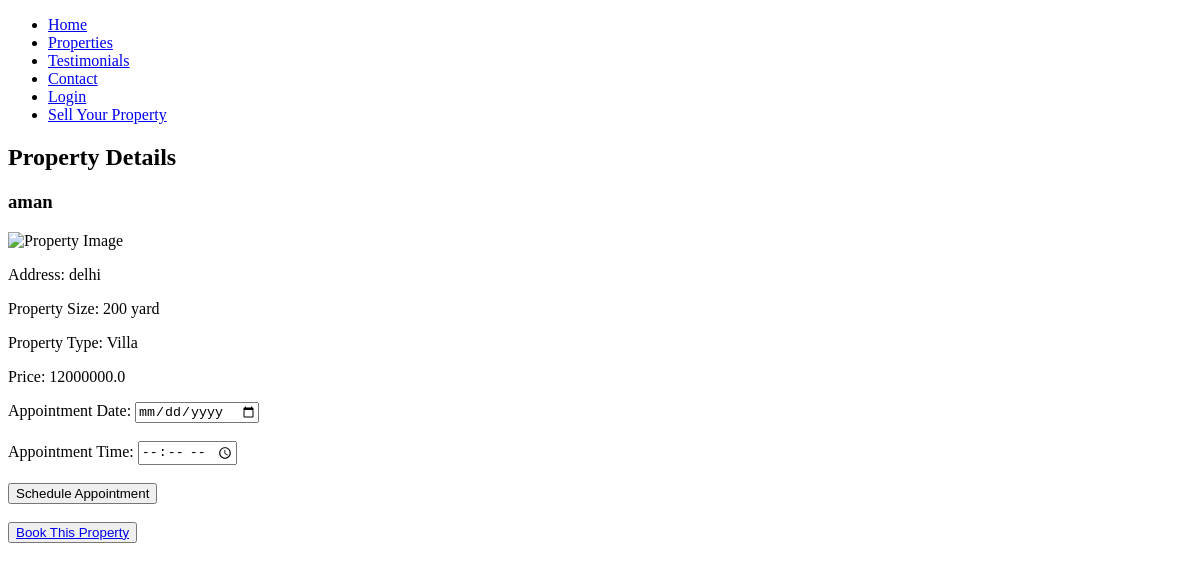
The app's page /property/1, older data.
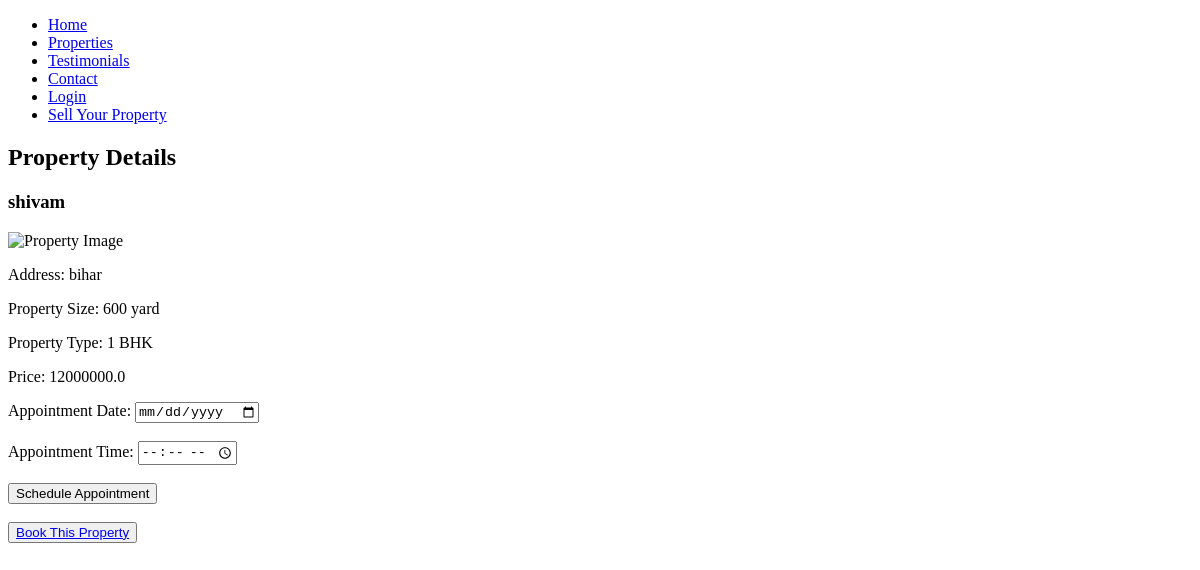
The same page, newer data.
### app.py (models this page shows)
class Property(db.Model):
    id = db.Column(db.Integer, primary_key=True)
    owner_name = db.Column(db.String(100), db.ForeignKey('owner.owner_name'), nullable=False)
    address = db.Column(db.String(200), nullable=False)
    property_size = db.Column(db.String(20), nullable=False)
    property_type = db.Column(db.String(50), nullable=False)
    price = db.Column(db.Float, nullable=False)
    images = db.relationship('PropertyImage', backref='property', lazy=True)

### app.py (the view)
@app.route('/property/<int:id>')
def property_details(id):
    property = Property.query.get_or_404(id)
    return render_template('property_details.html', property=property, id=id, owner_name=property.owner_name)

### templates/property_details.html (shortened to what this page needs)
<!DOCTYPE html>
<html lang="en">
<head>
</head>
<body>
    <header>
        <nav>
            <ul>
                <li><a href="/">Home</a></li>
                <li><a href="#properties">Properties</a></li>
                <li><a href="#testimonials">Testimonials</a></li>
                <li><a href="#contact">Contact</a></li>
                {% if 'user_id' in session %}
                <li><a href="/logout">Logout</a></li>
                {% else %}
                <li><a href="/client_login">Login</a></li>
                {% endif %}
                <li><a href="/sell_property">Sell Your Property</a></li>
            </ul>
        </nav>
    </header>
    <main>
        <section id="property-details">
            <h2>Property Details</h2>
            <h3>{{ property.owner_name }}</h3>
            <img src="{{ property.property_images }}" alt="Property Image">
            <p>Address: {{ property.address }}</p>
            <p>Property Size: {{ property.property_size }}</p>
            <p>Property Type: {{ property.property_type }}</p>
            <p>Price: {{ property.price }}</p>
            <form method="POST" action="/schedule_appointment?id={{ property.id }}&owner_name={{ property.owner_name }}">
                <label for="appointment_date">Appointment Date:</label>
                <input type="date" id="appointment_date" name="appointment_date" required><br><br>
                <label for="appointment_time">Appointment Time:</label>
                <input type="time" id="appointment_time" name="appointment_time" required><br><br>
                <input type="submit" value="Schedule Appointment"><br><br>
            </form>
            <button id="bookPropertyBtn"><a href="{{ url_for('book_property', pid=property.id) }}">Book This Property</a></button>
        </section>
    </main>
</body>
</html>

Row changes from the older to the newer data that the page shows:
changed Property: owner_name "aman" → "shivam"; address "delhi" → "bihar"; property_size "200 yard" → "600 yard"; property_type "Villa" → "1 BHK"
